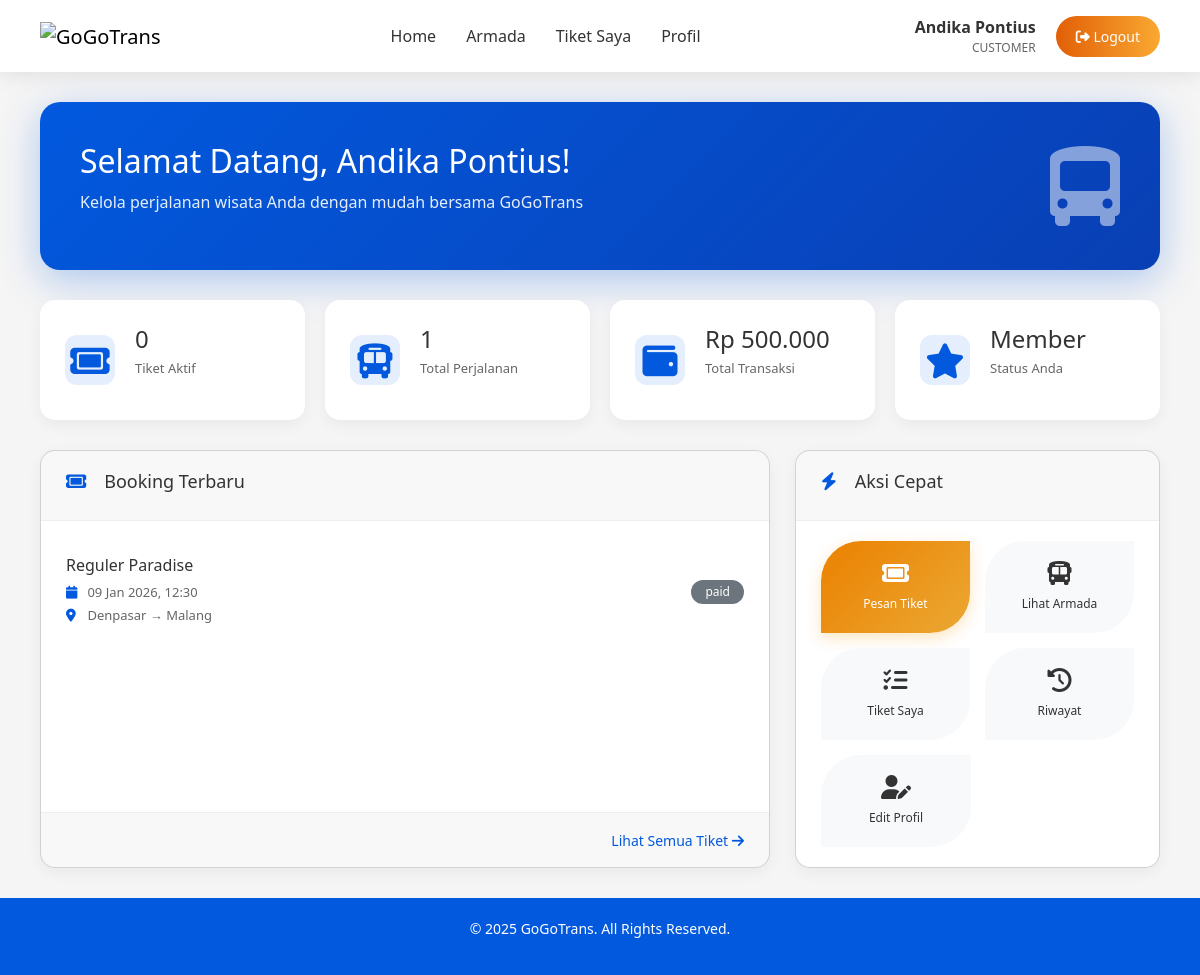
Screenshot of /user/dashboard.php (signed in) with the database file from the repository.
### tables this page shows
CREATE TABLE `tb_booking` (
  `booking_id` int NOT NULL AUTO_INCREMENT,
  `user_id` int NOT NULL,
  `schedule_id` int NOT NULL,
  `payment_id` int DEFAULT NULL,
  `booking_code` varchar(50) DEFAULT NULL,
  `total_amount` decimal(10,2) NOT NULL,
  `status` enum('pending','paid','cancelled','expired') DEFAULT 'pending',
  `created_at` datetime DEFAULT CURRENT_TIMESTAMP,
  PRIMARY KEY (`booking_id`),
  UNIQUE KEY `booking_code` (`booking_code`),
  KEY `idx_user` (`user_id`),
  KEY `idx_schedule` (`schedule_id`),
  KEY `fk_booking_payment` (`payment_id`),
  CONSTRAINT `fk_booking_payment` FOREIGN KEY (`payment_id`) REFERENCES `tb_payment_method` (`payment_id`),
  CONSTRAINT `fk_booking_schedule` FOREIGN KEY (`schedule_id`) REFERENCES `tb_schedule` (`schedule_id`) ON DELETE CASCADE,
  CONSTRAINT `fk_booking_user` FOREIGN KEY (`user_id`) REFERENCES `tb_user` (`user_id`) ON DELETE CASCADE
);

CREATE TABLE `tb_buss` (
  `bus_id` int NOT NULL AUTO_INCREMENT,
  `bus_number` varchar(50) NOT NULL,
  `model` varchar(100) NOT NULL,
  `bus_type` enum('big_bus','mini_bus','hiace','innova','avanza') DEFAULT 'big_bus',
  `description` text,
  `seat_capacity` int NOT NULL,
  `facilities` text,
  `image_url` varchar(255) DEFAULT NULL,
  `image_banner` varchar(255) DEFAULT NULL,
  `status` enum('active','maintenance','inactive') DEFAULT 'active',
  PRIMARY KEY (`bus_id`),
  UNIQUE KEY `bus_number` (`bus_number`)
);

CREATE TABLE `tb_schedule` (
  `schedule_id` int NOT NULL AUTO_INCREMENT,
  `route_id` int NOT NULL,
  `bus_id` int NOT NULL,
  `departure_time` datetime NOT NULL,
  `arrival_time` datetime NOT NULL,
  `price` decimal(10,2) NOT NULL,
  `status` enum('available','cancelled','finished') DEFAULT 'available',
  PRIMARY KEY (`schedule_id`),
  KEY `idx_route` (`route_id`),
  KEY `idx_bus` (`bus_id`),
  CONSTRAINT `fk_schedule_bus` FOREIGN KEY (`bus_id`) REFERENCES `tb_buss` (`bus_id`) ON DELETE CASCADE,
  CONSTRAINT `fk_schedule_route` FOREIGN KEY (`route_id`) REFERENCES `tb_route` (`route_id`) ON DELETE CASCADE
);

CREATE TABLE `tb_route` (
  `route_id` int NOT NULL AUTO_INCREMENT,
  `departure_city` varchar(100) NOT NULL,
  `arrival_city` varchar(100) NOT NULL,
  `distance_km` int DEFAULT NULL,
  `estimated_duration` varchar(50) DEFAULT NULL,
  `is_active` tinyint(1) DEFAULT '1',
  PRIMARY KEY (`route_id`)
);

### user/dashboard.php (the view, shortened to what this page needs)
<?php
require_once 'includes/header.php';
$pdo = getDB();
$userId = $_SESSION['user_id'];
$stmt = $pdo->prepare("SELECT COUNT(*) FROM tb_booking WHERE user_id = ?");
$stmt->execute([$userId]);
$totalBookings = $stmt->fetchColumn();
$activeStmt = $pdo->prepare("
    SELECT COUNT(*) FROM tb_booking b
    JOIN tb_schedule s ON b.schedule_id = s.schedule_id
    WHERE b.user_id = ? AND b.status IN ('pending', 'paid')
    AND s.departure_time > NOW()
");
$activeStmt->execute([$userId]);
$activeBookings = $activeStmt->fetchColumn();
$spentStmt = $pdo->prepare("SELECT COALESCE(SUM(total_amount), 0) FROM tb_booking WHERE user_id = ? AND status = 'paid'");
$spentStmt->execute([$userId]);
$totalSpent = $spentStmt->fetchColumn();
$recentStmt = $pdo->prepare("
    SELECT bk.*, s.departure_time, s.arrival_time, s.price,
           b.model, b.bus_number, b.bus_type,
           r.departure_city, r.arrival_city
    FROM tb_booking bk
    LEFT JOIN tb_schedule s ON bk.schedule_id = s.schedule_id
    LEFT JOIN tb_buss b ON s.bus_id = b.bus_id
    LEFT JOIN tb_route r ON s.route_id = r.route_id
    WHERE bk.user_id = ?
    ORDER BY bk.created_at DESC
    LIMIT 3
");
$recentStmt->execute([$userId]);
$recentBookings = $recentStmt->fetchAll();
?>
<div class="welcome-card">
    <div class="welcome-content">
        <h1>Selamat Datang, <?php echo htmlspecialchars($nama); ?>!</h1>
        <p>Kelola perjalanan wisata Anda dengan mudah bersama GoGoTrans</p>
    </div>
    <div class="welcome-image">
        <i class="fa-solid fa-bus-alt"></i>
    </div>
</div>
<div class="stats-grid">
    <div class="stat-card">
        <i class="fa-solid fa-ticket"></i>
        <div class="stat-info">
            <h3><?php echo $activeBookings; ?></h3>
            <p>Tiket Aktif</p>
        </div>
    </div>
    <div class="stat-card">
        <i class="fa-solid fa-bus"></i>
        <div class="stat-info">
            <h3><?php echo $totalBookings; ?></h3>
            <p>Total Perjalanan</p>
        </div>
    </div>
    <div class="stat-card">
        <i class="fa-solid fa-wallet"></i>
        <div class="stat-info">
            <h3><?php echo formatRupiah($totalSpent); ?></h3>
            <p>Total Transaksi</p>
        </div>
    </div>
    <div class="stat-card">
        <i class="fa-solid fa-star"></i>
        <div class="stat-info">
            <h3>Member</h3>
            <p>Status Anda</p>
        </div>
    </div>
</div>
<div class="content-grid">
    <div class="card">
        <div class="card-header">
            <h2><i class="fa-solid fa-ticket me-2"></i>Booking Terbaru</h2>
        </div>
        <div class="card-body">
            <?php if (empty($recentBookings)): ?>
            <p class="text-muted text-center py-4">Anda belum memiliki booking</p>
            <?php else: ?>
            <?php foreach ($recentBookings as $bk): ?>
            <div class="ticket-item">
                <div class="ticket-info">
                    <h4><?php echo htmlspecialchars($bk['model'] ?: $bk['bus_number']); ?></h4>
                    <p><i class="fa-solid fa-calendar"></i> <?php echo formatDate($bk['departure_time'], 'd M Y, H:i'); ?></p>
                    <p><i class="fa-solid fa-map-marker-alt"></i> <?php echo htmlspecialchars($bk['departure_city'] . ' → ' . $bk['arrival_city']); ?></p>
                </div>
                <?php echo getStatusBadge($bk['status']); ?>
            </div>
            <?php endforeach; ?>
            <?php endif; ?>
        </div>
        <div class="card-footer">
            <a href="bookings.php" class="btn-link">Lihat Semua Tiket <i class="fa-solid fa-arrow-right"></i></a>
        </div>
    </div>
    <div class="card">
        <div class="card-header">
            <h2><i class="fa-solid fa-bolt me-2"></i>Aksi Cepat</h2>
        </div>
        <div class="card-body">
            <div class="quick-actions">
                <a href="../jadwal.php" class="action-btn action-primary">
                    <i class="fa-solid fa-ticket"></i>
                    <span>Pesan Tiket</span>
                </a>
                <a href="../armada.php" class="action-btn">
                    <i class="fa-solid fa-bus"></i>
                    <span>Lihat Armada</span>
                </a>
                <a href="bookings.php" class="action-btn">
                    <i class="fa-solid fa-list-check"></i>
                    <span>Tiket Saya</span>
                </a>
                <a href="bookings.php?status=paid" class="action-btn">
                    <i class="fa-solid fa-history"></i>
                    <span>Riwayat</span>
                </a>
                <a href="profile.php" class="action-btn">
                    <i class="fa-solid fa-user-edit"></i>
                    <span>Edit Profil</span>
                </a>
            </div>
        </div>
    </div>
</div>
<?php require_once 'includes/footer.php'; ?>

### admin/templates/functions.php (shortened to what this page needs)
<?php
function formatRupiah($amount) {
    return 'Rp ' . number_format($amount, 0, ',', '.');
}
function formatDate($date, $format = 'd M Y H:i') {
    return date($format, strtotime($date));
}
function getStatusBadge($status) {
    $badges = [
        'active' => '<span class="badge bg-success">Active</span>',
        'inactive' => '<span class="badge bg-secondary">Inactive</span>',
        'maintenance' => '<span class="badge bg-warning">Maintenance</span>',
        'pending' => '<span class="badge bg-warning">Pending</span>',
        'paid' => '<span class="badge bg-success">Paid</span>',
        'success' => '<span class="badge bg-success">Success</span>',
        'cancelled' => '<span class="badge bg-danger">Cancelled</span>',
        'failed' => '<span class="badge bg-danger">Failed</span>',
        'expired' => '<span class="badge bg-secondary">Expired</span>',
        'available' => '<span class="badge bg-success">Available</span>',
        'finished' => '<span class="badge bg-info">Finished</span>',
    ];
    if (isset($badges[$status])) {
        return $badges[$status];
    } else {
        return "<span class='badge bg-secondary'>{$status}</span>";
    }
}

### assets/css/user.css (style rules this page uses)
* { margin: 0; padding: 0; box-sizing: border-box; }
body { font-family: MyCustomFont1, 'Segoe UI', sans-serif; background: #f5f5f5; min-height: 100vh; display: flex; flex-direction: column; }
.welcome-card { background: linear-gradient(135deg, #0259de 0%, #093fb4 100%); border-radius: 20px; padding: 40px; color: #fff; display: flex; justify-content: space-between; align-items: center; margin-bottom: 30px; box-shadow: 0 10px 40px rgba(2, 89, 222, 0.3); }
.welcome-content h1 { font-size: 32px; margin-bottom: 10px; }
.welcome-content p { font-size: 16px; opacity: 0.9; }
.welcome-image i { font-size: 80px; opacity: 0.5; }
.stats-grid { display: grid; grid-template-columns: repeat(4, 1fr); gap: 20px; margin-bottom: 30px; }
.stat-card { background: #fff; border-radius: 15px; padding: 25px; display: flex; align-items: center; gap: 20px; box-shadow: 0 5px 15px rgba(0,0,0,0.05); transition: all 0.3s ease; }
.stat-card > i { font-size: 35px; color: #0259de; width: 50px; height: 50px; background: rgba(2, 89, 222, 0.1); border-radius: 12px; display: flex; align-items: center; justify-content: center; }
.stat-info h3 { font-size: 24px; color: #333; margin-bottom: 5px; }
.stat-info p { color: #666; font-size: 13px; }
.content-grid { display: grid; grid-template-columns: 2fr 1fr; gap: 25px; }
.card { background: #fff; border-radius: 15px; box-shadow: 0 5px 15px rgba(0,0,0,0.05); overflow: hidden; }
.card-header { padding: 20px 25px; border-bottom: 1px solid #eee; }
.card-header h2 { font-size: 18px; color: #333; display: flex; align-items: center; gap: 10px; }
.card-header h2 i { color: #0259de; }
.card-body { padding: 20px 25px; }
.card-footer { padding: 15px 25px; border-top: 1px solid #eee; text-align: right; }
.btn-link { color: #0259de; text-decoration: none; font-size: 14px; }
.ticket-item { display: flex; justify-content: space-between; align-items: center; padding: 15px 0; border-bottom: 1px solid #eee; }
.ticket-item:last-child { border-bottom: none; }
.ticket-info h4 { font-size: 16px; color: #333; margin-bottom: 8px; }
.ticket-info p { font-size: 13px; color: #666; margin: 3px 0; }
.ticket-info p i { width: 18px; color: #0259de; }
.badge { display: inline-block; padding: 6px 14px; border-radius: 20px; font-size: 12px; font-weight: 500; }
.quick-actions { display: flex; flex-wrap: wrap; gap: 15px; }
.action-btn { display: flex; flex-direction: column; align-items: center; justify-content: center; gap: 10px; padding: 20px 15px; background: #f8f9fa; border-radius: 40px 0px 40px 0px; text-decoration: none; color: #333; transition: all 0.3s ease; flex: 1 1 120px; min-width: 100px; max-width: 150px; }
.action-btn i { font-size: 24px; }
.action-btn span { font-size: 12px; text-align: center; white-space: nowrap; }
.action-btn.action-primary { background: linear-gradient(135deg, #eb8100 0%, #eba833 100%) !important; color: white; box-shadow: 0 5px 15px rgba(249, 169, 49, 0.3); }

### rows the page displays
tb_booking: tb_buss.model "Reguler Paradise", schedule.departure_time "09 Jan 2026, 12:30", tb_route.departure_city+arrival_city "Denpasar → Malang", status "paid"

### other values shown
$nama "Andika Pontius"
$role "CUSTOMER"
$activeBookings "0"
$totalBookings "1"
formatRupiah($totalSpent) "Rp 500.000"
